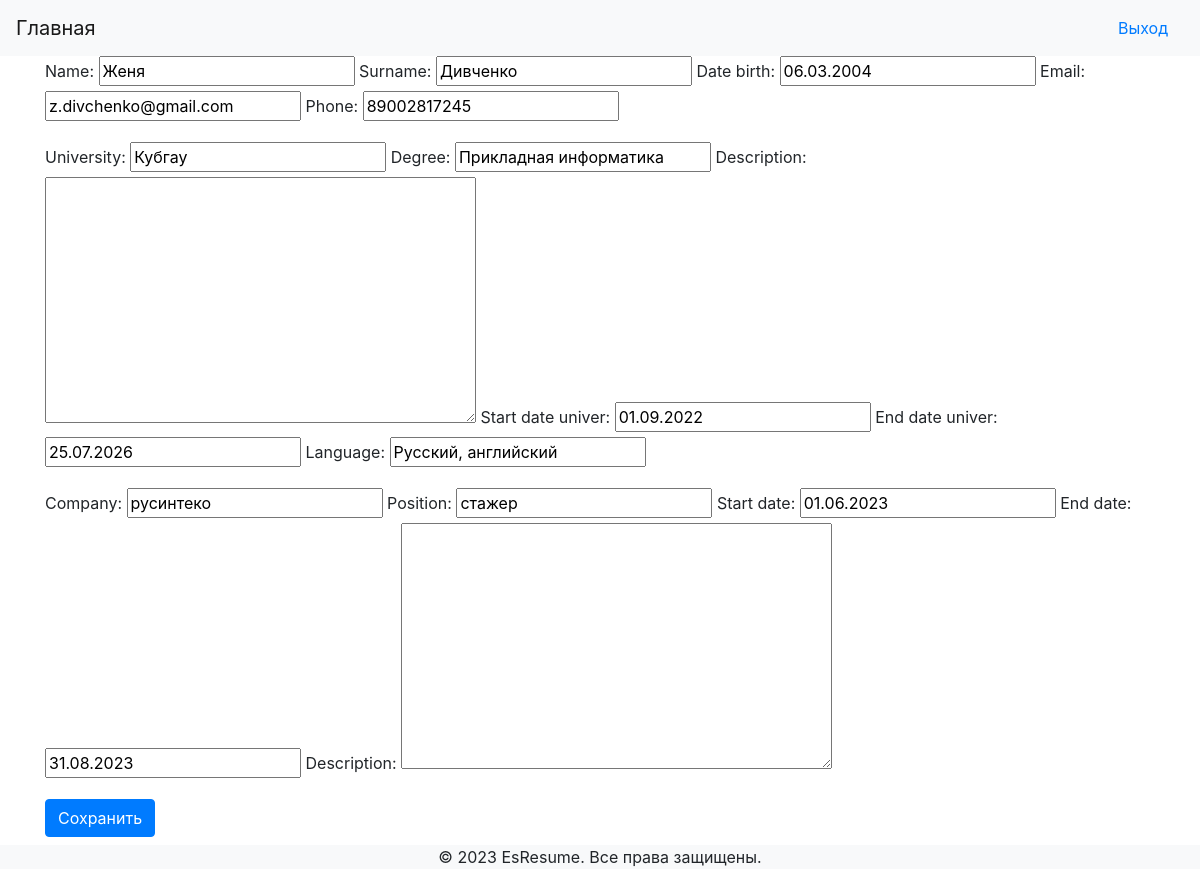
Screenshot of /resume/edit/ (signed in) with the database file from the repository.
### resume/models.py (models this page shows, shortened)
class PersonalInfo(models.Model):
    user = models.ForeignKey(User, on_delete=models.CASCADE, null=True, blank=True)
    name = models.CharField(max_length=100)
    surname = models.CharField(max_length=100)
    date_birth = models.DateField(null=True, blank=True)
    email = models.EmailField()
    phone = models.CharField(max_length=15)
    class Meta:
        verbose_name = 'Персональная информация'
        verbose_name_plural = 'Персональные данные'

class Education(models.Model):
    user = models.ForeignKey(User, on_delete=models.CASCADE, null=True, blank=True)
    university = models.CharField(max_length=100)
    degree = models.CharField(max_length=100, null=True, blank=True)
    start_date_univer = models.DateField(null=True, blank=True)
    end_date_univer = models.DateField(null=True, blank=True)
    description = models.TextField(null=True, blank=True)
    language = models.CharField(max_length=200, null=True, blank=True)
    class Meta:
        verbose_name = "Образование"
        verbose_name_plural = "Образование"

class Experience(models.Model):
        user = models.ForeignKey(User, on_delete=models.CASCADE)
        company = models.CharField(max_length=100)
        position = models.CharField(max_length=100)
        start_date = models.DateField()
        end_date = models.DateField(null=True, blank=True)
        description = models.TextField(null=True, blank=True)
        class Meta:
            verbose_name = "Опыт работы"
            verbose_name_plural = "Опыт работы"

### resume/views.py (the view, shortened to what this page needs)
# urls.py: path('edit/', views.resume_edit, name='resume_edit'),
@login_required
def resume_edit(request):
    personal_info = PersonalInfo.objects.filter(user=request.user).first()
    education = Education.objects.filter(user=request.user).first()
    experience = Experience.objects.filter(user=request.user).first()
    personal_info_form = PersonalInfoForm(instance=personal_info)
    education_form = EducationForm(instance=education)
    experience_form = ExperienceForm(instance=experience)
    context = {
        'personal_info_form': personal_info_form,
        'education_form': education_form,
        'experience_form': experience_form
    }
    return render(request, 'resume/resume_edit.html', context)

### resume/forms.py
class PersonalInfoForm(forms.ModelForm):
    date_birth = forms.DateField(input_formats=['%d.%m.%Y'])
    class Meta:
        model = PersonalInfo
        fields = ['name', 'surname', 'date_birth', 'email', 'phone']

class EducationForm(forms.ModelForm):
    start_date_univer = forms.DateField(input_formats=['%d.%m.%Y'])
    end_date_univer = forms.DateField(input_formats=['%d.%m.%Y'])
    class Meta:
        model = Education
        fields = ['university', 'degree', 'description', 'start_date_univer', 'end_date_univer', 'language']

### resume/templates/resume/resume_edit.html (shortened to what this page needs)
{% extends 'main.html' %}
{% block content %}
<h1>Редактирование резюме</h1>
<div class="mx-auto mb-5">
    <div class="form-group">
        <form method="POST">
            <div class="form-group">
                {{ personal_info_form }}
            </div>
            <div class="form-group">
                {{ education_form }}
            </div>
            <div class="form-group">
                {{ experience_form }}
            </div>
            <button class="btn btn-primary" type="submit">Сохранить</button>
        </form>
    </div>
  </div>
{% endblock %}

### rows the page displays
PersonalInfo: name "Женя", surname "Дивченко", date_birth "06.03.2004", email "z.divchenko@gmail.com", phone "89002817245"
Education: university "Кубгау", degree "Прикладная информатика", start_date_univer "01.09.2022", end_date_univer "25.07.2026", language "Русский, английский"
Experience: company "русинтеко", position "стажер", start_date "01.06.2023", end_date "31.08.2023"
